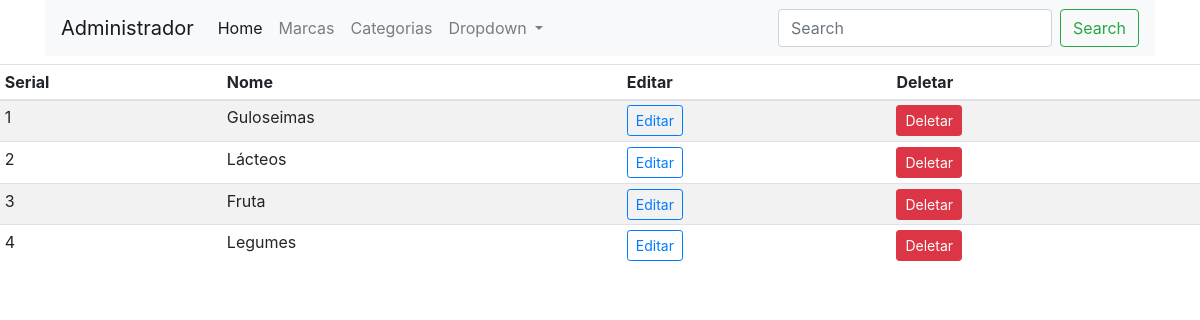
/categorias (signed in), run on the app's committed database.
### loja/produtos/models.py (models this page shows)
class Categoria(db.Model):
    id = db.Column(db.Integer, primary_key=True)
    name = db.Column(db.String(30),nullable=False,unique=True)

### loja/admin/rotas.py (the view)
@app.route('/categorias')
def categorias():
    if 'email' not in session:
        flash(f'Realize o login!','danger')
        return redirect(url_for('login'))
    categorias = Categoria.query.order_by(Categoria.id.desc()).all()
    return render_template('admin/marca.html', title = 'Pagina Categoria', categorias=categorias)

### loja/templates/admin/marca.html (shortened to what this page needs)
{% extends 'layouts.html' %}
{% block content %}
<div class="container">
  <nav class="navbar navbar-expand-lg navbar-light bg-light">
      <a class="navbar-brand" href="#">Administrador</a>
      <div class="collapse navbar-collapse" id="navbarSupportedContent">
        <ul class="navbar-nav mr-auto">
          <li class="nav-item active">
            <a class="nav-link" href="/admin">Home <span class="sr-only">(current)</span></a>
          </li>
          <li class="nav-item">
            <a class="nav-link" href="/marcas">Marcas</a>
          </li>
          <li class="nav-item">
              <a class="nav-link" href="/categorias">Categorias</a>
            </li>
          <li class="nav-item dropdown">
            <a class="nav-link dropdown-toggle" href="#" id="navbarDropdown" role="button" data-toggle="dropdown" aria-haspopup="true" aria-expanded="false">
              Dropdown
            </a>
          </li>
        </ul>
        <form class="form-inline my-2 my-lg-0">
          <input class="form-control mr-sm-2" type="search" placeholder="Search" aria-label="Search">
          <button class="btn btn-outline-success my-2 my-sm-0" type="submit">Search</button>
        </form>
      </div>
    </nav>
</div>
<div class="containter mt-2">
    <table class="table table-sm table-striped">
        <thead>
            <th>Serial</th>
            <th>Nome</th>
            <th>Editar</th>
            <th>Deletar</th>
        </thead>
        <tbody>
            {% if marcas %}
            {% for marca in marcas %}
            <tr>
                <td>{{loop.index}}</td>
                <td>{{marca.name}}</td>
                <td><a href="{{url_for('updatemarca', id=marca.id)}}" class="btn btn-sm btn-outline-primary">Editar</a></td>
                <td>
                  <button type="button" class="btn btn-danger btn-sm" data-toggle="modal" data-target="#exampleModal{{marca.id}}">
                    Deletar
                  </button>
                </td>
            </tr>
        </tr>
        <div class="modal fade" id="exampleModal{{marca.id}}" tabindex="-1" role="dialog" aria-labelledby="exampleModalLabel" aria-hidden="true">
          <div class="modal-dialog" role="document">
            <div class="modal-content">
              <div class="modal-header">
                <h5 class="modal-title" id="exampleModalLabel">{{marca.name}}</h5>
                <button type="button" class="close" data-dismiss="modal" aria-label="Close">
                  <span aria-hidden="true">&times;</span>
                </button>
              </div>
              <div class="modal-body">
                <span class="text-danger">Deseja realmente remover essa marca {{marca.name}}?</span>
              </div>
              <div class="modal-footer">
                <button type="button" class="btn btn-warning" data-dismiss="modal">Cancelar</button>
                <form action="{{url_for('deletemarca', id= marca.id)}}" method="POST">
                  <button type="submit" class="btn btn-danger">Remover</button>
                </form>
              </div>
            </div>
          </div>
        </div>
            {% endfor %}
            {% else %}
            {% for categoria in categorias %}
            <tr>
                <td>{{loop.index}}</td>
                <td>{{categoria.name}}</td>
                <td><a href="{{url_for('updatecat', id=categoria.id)}}" class="btn btn-sm btn-outline-primary">Editar</a></td>
                <td>
                  <form action="{{url_for('deletecategoria', id= categoria.id)}}" method="POST">
                    <button type="button" class="btn btn-danger btn-sm" data-toggle="modal" data-target="#exampleModal{{categoria.id}}">
                      Deletar
                    </button>
                  </form>
                </td>
            </tr>
            {% endfor %}
            {% endif %}
        </tbody>
    </table>
</div>
{% endblock content %}

### data on the page
Categoria: name "Guloseimas"
Categoria: name "Lácteos"
Categoria: name "Fruta"
Categoria: name "Legumes"
